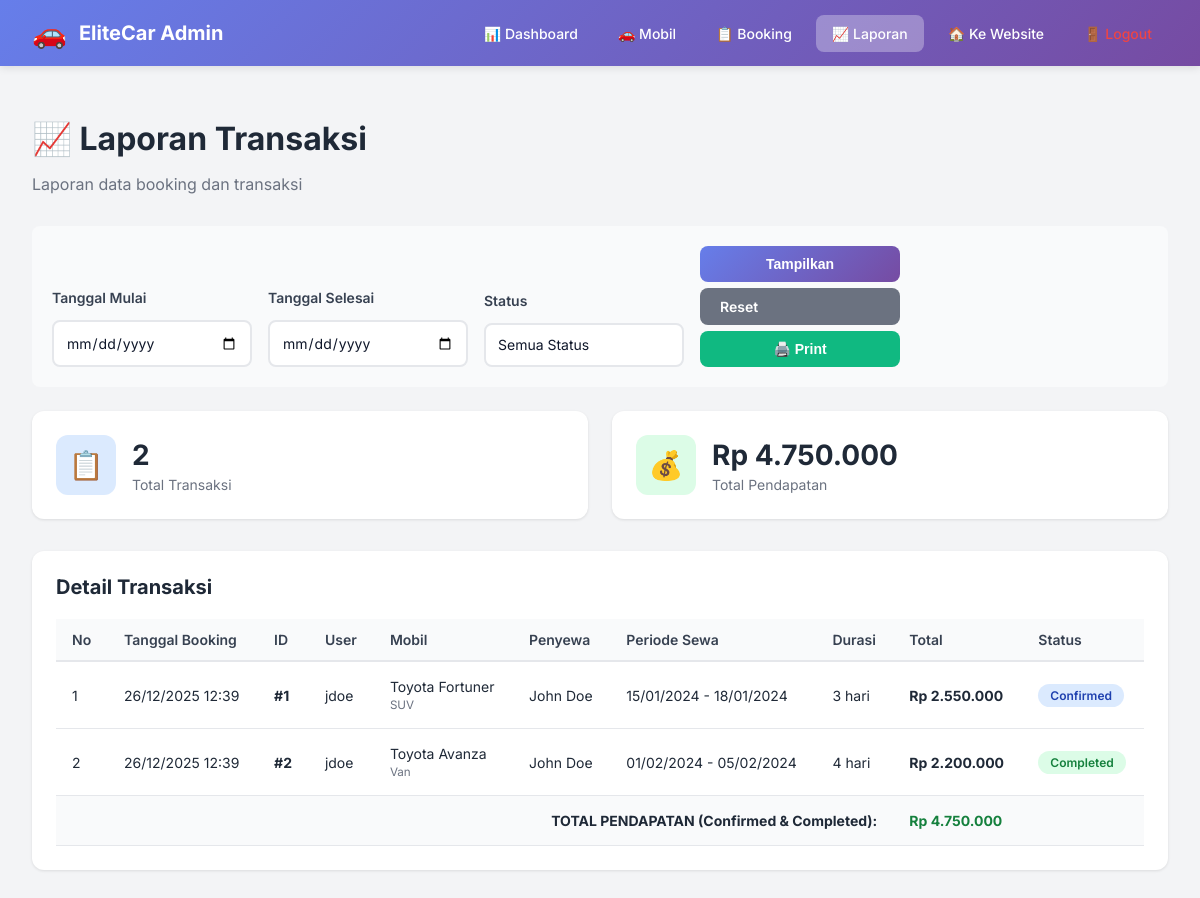
Screenshot of /admin/reports.php (signed in) with the database file from the repository.
### tables this page shows
CREATE TABLE IF NOT EXISTS bookings (
    id INT AUTO_INCREMENT PRIMARY KEY,
    user_id INT NOT NULL,
    car_id INT NOT NULL,
    renter_name VARCHAR(100) NOT NULL,
    renter_email VARCHAR(100) NOT NULL,
    start_date DATE NOT NULL,
    end_date DATE NOT NULL,
    total_days INT NOT NULL,
    total_price DECIMAL(10, 2) NOT NULL,
    status ENUM('pending', 'confirmed', 'completed', 'cancelled') DEFAULT 'pending',
    created_at TIMESTAMP DEFAULT CURRENT_TIMESTAMP,
    updated_at TIMESTAMP DEFAULT CURRENT_TIMESTAMP ON UPDATE CURRENT_TIMESTAMP,
    FOREIGN KEY (user_id) REFERENCES users(id) ON DELETE CASCADE,
    FOREIGN KEY (car_id) REFERENCES cars(id) ON DELETE CASCADE,
    INDEX idx_user_id (user_id),
    INDEX idx_car_id (car_id),
    INDEX idx_status (status),
    INDEX idx_dates (start_date, end_date)
);

CREATE TABLE IF NOT EXISTS users (
    id INT AUTO_INCREMENT PRIMARY KEY,
    username VARCHAR(50) NOT NULL UNIQUE,
    email VARCHAR(100) NOT NULL UNIQUE,
    password VARCHAR(255) NOT NULL,
    full_name VARCHAR(100) NOT NULL,
    phone VARCHAR(20),
    role ENUM('customer', 'admin') DEFAULT 'customer' COMMENT 'User role: customer untuk pelanggan biasa, admin untuk pemilik/administrator',
    created_at TIMESTAMP DEFAULT CURRENT_TIMESTAMP,
    updated_at TIMESTAMP DEFAULT CURRENT_TIMESTAMP ON UPDATE CURRENT_TIMESTAMP,
    INDEX idx_username (username),
    INDEX idx_email (email),
    INDEX idx_role (role)
);

CREATE TABLE IF NOT EXISTS cars (
    id INT AUTO_INCREMENT PRIMARY KEY,
    name VARCHAR(100) NOT NULL,
    type ENUM('SUV', 'Sedan', 'Van') NOT NULL,
    price_per_day DECIMAL(10, 2) NOT NULL,
    image VARCHAR(255),
    description TEXT,
    is_available BOOLEAN DEFAULT TRUE,
    created_at TIMESTAMP DEFAULT CURRENT_TIMESTAMP,
    updated_at TIMESTAMP DEFAULT CURRENT_TIMESTAMP ON UPDATE CURRENT_TIMESTAMP,
    INDEX idx_type (type),
    INDEX idx_available (is_available)
);

### admin/reports.php (the view, shortened to what this page needs)
<?php
$conn = getDBConnection();
$start_date = $_GET['start_date'] ?? '';
$end_date = $_GET['end_date'] ?? '';
$sql = "SELECT b.*, c.name as car_name, c.type as car_type, u.username
        FROM bookings b
        JOIN cars c ON b.car_id = c.id
        JOIN users u ON b.user_id = u.id
        WHERE 1=1";
$params = [];
$types = "";
$sql .= " ORDER BY b.created_at DESC";
if ($params) {
    $stmt = $conn->prepare($sql);
    $stmt->bind_param($types, ...$params);
    $stmt->execute();
    $bookings = $stmt->get_result();
    $stmt->close();
} else {
    $bookings = $conn->query($sql);
}
$total_bookings = 0;
$total_revenue = 0;
$bookings_data = [];
while ($row = $bookings->fetch_assoc()) {
    $bookings_data[] = $row;
    $total_bookings++;
    if (in_array($row['status'], ['confirmed', 'completed'])) {
        $total_revenue += $row['total_price'];
    }
}
?>
<!DOCTYPE html>
<html lang="id">
<head>
    <link rel="stylesheet" href="../styles.css">
    <link rel="stylesheet" href="admin.css">
</head>
<body class="admin-body">
    <?php include 'admin_nav.php'; ?>
    <div class="admin-container">
        <div class="admin-header">
            <h1>📈 Laporan Transaksi</h1>
            <p>Laporan data booking dan transaksi</p>
        </div>
        <div class="filter-form">
            <form method="GET" action="" style="display: flex; gap: 16px; width: 100%; flex-wrap: wrap; align-items: end;">
                <div class="form-group">
                    <label for="start_date">Tanggal Mulai</label>
                    <input type="date" id="start_date" name="start_date" value="<?php echo htmlspecialchars($start_date); ?>">
                </div>
                <div class="form-group">
                    <label for="end_date">Tanggal Selesai</label>
                    <input type="date" id="end_date" name="end_date" value="<?php echo htmlspecialchars($end_date); ?>">
                </div>
                <div class="form-group">
                    <label for="status">Status</label>
                    <select id="status" name="status">
                        <option value="">Semua Status</option>
                    </select>
                </div>
                <div class="form-group">
                    <button type="submit" class="btn btn-primary">Tampilkan</button>
                    <a href="reports.php" class="btn" style="background: #6b7280; color: white;">Reset</a>
                    <button type="button" onclick="window.print()" class="btn btn-success">🖨️ Print</button>
                </div>
            </form>
        </div>
        <div class="stats-grid" style="margin-bottom: 32px;">
            <div class="stat-card">
                <div class="stat-icon" style="background: #dbeafe; color: #1e40af;">📋</div>
                <div class="stat-content">
                    <h3><?php echo number_format($total_bookings); ?></h3>
                    <p>Total Transaksi</p>
                </div>
            </div>
            <div class="stat-card">
                <div class="stat-icon" style="background: #dcfce7; color: #15803d;">💰</div>
                <div class="stat-content">
                    <h3>Rp <?php echo number_format($total_revenue, 0, ',', '.'); ?></h3>
                    <p>Total Pendapatan</p>
                </div>
            </div>
        </div>
        <div class="admin-section">
            <div class="section-header">
                <h2>Detail Transaksi</h2>
            </div>
            <div class="table-container">
                <table class="admin-table">
                    <thead>
                        <tr>
                            <th>No</th>
                            <th>Tanggal Booking</th>
                            <th>ID</th>
                            <th>User</th>
                            <th>Mobil</th>
                            <th>Penyewa</th>
                            <th>Periode Sewa</th>
                            <th>Durasi</th>
                            <th>Total</th>
                            <th>Status</th>
                        </tr>
                    </thead>
                    <tbody>
                        <?php if (count($bookings_data) > 0): ?>
                            <?php $no = 1; foreach ($bookings_data as $booking): ?>
                                <tr>
                                    <td><?php echo $no++; ?></td>
                                    <td><?php echo date('d/m/Y H:i', strtotime($booking['created_at'])); ?></td>
                                    <td><strong>#<?php echo $booking['id']; ?></strong></td>
                                    <td><?php echo htmlspecialchars($booking['username']); ?></td>
                                    <td>
                                        <?php echo htmlspecialchars($booking['car_name']); ?><br>
                                        <small style="color: #6b7280;"><?php echo $booking['car_type']; ?></small>
                                    </td>
                                    <td><?php echo htmlspecialchars($booking['renter_name']); ?></td>
                                    <td>
                                        <?php echo date('d/m/Y', strtotime($booking['start_date'])); ?> -
                                        <?php echo date('d/m/Y', strtotime($booking['end_date'])); ?>
                                    </td>
                                    <td><?php echo $booking['total_days']; ?> hari</td>
                                    <td><strong>Rp <?php echo number_format($booking['total_price'], 0, ',', '.'); ?></strong></td>
                                    <td><span class="badge badge-<?php echo $booking['status']; ?>"><?php echo ucfirst($booking['status']); ?></span></td>
                                </tr>
                            <?php endforeach; ?>
                            <tr style="background: #f9fafb; font-weight: 700;">
                                <td colspan="8" style="text-align: right; padding-right: 16px;">TOTAL PENDAPATAN (Confirmed & Completed):</td>
                                <td colspan="2" style="color: #15803d;">Rp <?php echo number_format($total_revenue, 0, ',', '.'); ?></td>
                            </tr>
                        <?php endif; ?>
                    </tbody>
                </table>
            </div>
        </div>
    </div>
</body>
</html>

### styles.css (style rules this page uses)
:root { --bg: #0D0D0D; --primary: #007BFF; --primary-hover: #0056CC; --surface: #ffffff; --text: #0f172a; --text-muted: #475569; --text-inverse: #ffffff; --brand-500: #1E90FF; --brand-600: #007BFF; --brand-700: #0056CC; --brand-50: #eaf4ff; --text-900: #0f172a; --text-600: #475569; --border: #e2e8f0; --card: #ffffff; --bg-dark: #0D0D0D; --bg-dark-2: #111111; --success: #16a34a; --danger: #dc2626; --chip-bg: #eef2f6; --chip-text: #0f172a; --shadow: 0 10px 20px rgba(2, 6, 23, 0.06), 0 2px 6px rgba(2, 6, 23, 0.05); --focus-ring: 0 0 0 4px rgba(0, 123, 255, 0.3); }
* { box-sizing: border-box; }
html { scroll-behavior: smooth; }
html, body { height: 100%; }
body { margin: 0; font-family: 'Inter', system-ui, -apple-system, Segoe UI, Roboto, Arial, sans-serif; color: var(--text-inverse); background: radial-gradient(1200px 800px at 110% -60%, rgba(0, 123, 255, .12), transparent), linear-gradient(180deg, var(--bg-dark), var(--bg-dark-2) 60%, #0b0b0b); }
.form-group { display: grid; gap: 6px; }
label { font-weight: 600; font-size: 14px; color: var(--text-900); }
input[type="text"], input[type="email"], select, input[type="date"] { appearance: none; width: 100%; padding: 10px 12px; border-radius: 10px; border: 1px solid var(--border); font-size: 14px; transition: border-color .2s ease, box-shadow .2s ease; background: #fff; color: var(--text-900); }
input::placeholder { color: #6b7280; }

### admin/admin.css (style rules this page uses)
.admin-body { background: #f3f4f6; font-family: 'Inter', sans-serif; margin: 0; padding: 0; }
.admin-container { max-width: 1400px; margin: 0 auto; padding: 32px; }
.admin-header { margin-bottom: 32px; }
.admin-header h1 { font-size: 32px; font-weight: 700; color: #1f2937; margin-bottom: 8px; }
.admin-header p { color: #6b7280; font-size: 16px; }
.stats-grid { display: grid; grid-template-columns: repeat(auto-fit, minmax(250px, 1fr)); gap: 24px; margin-bottom: 40px; }
.stat-card { background: white; border-radius: 12px; padding: 24px; box-shadow: 0 1px 3px rgba(0, 0, 0, 0.1); display: flex; align-items: center; gap: 16px; transition: transform 0.2s, box-shadow 0.2s; }
.stat-icon { width: 60px; height: 60px; border-radius: 12px; display: flex; align-items: center; justify-content: center; font-size: 28px; }
.stat-content h3 { font-size: 28px; font-weight: 700; color: #1f2937; margin: 0 0 4px 0; }
.stat-content p { color: #6b7280; margin: 0; font-size: 14px; }
.admin-section { background: white; border-radius: 12px; padding: 24px; box-shadow: 0 1px 3px rgba(0, 0, 0, 0.1); margin-bottom: 24px; }
.section-header { display: flex; justify-content: space-between; align-items: center; margin-bottom: 20px; }
.section-header h2 { font-size: 20px; font-weight: 700; color: #1f2937; margin: 0; }
.table-container { overflow-x: auto; }
.admin-table { width: 100%; border-collapse: collapse; }
.admin-table thead { background: #f9fafb; }
.admin-table th { padding: 12px 16px; text-align: left; font-weight: 600; color: #374151; font-size: 14px; border-bottom: 2px solid #e5e7eb; }
.admin-table td { padding: 16px; border-bottom: 1px solid #e5e7eb; color: #1f2937; font-size: 14px; }
.badge { padding: 4px 12px; border-radius: 12px; font-size: 12px; font-weight: 600; display: inline-block; }
.badge-confirmed { background: #dbeafe; color: #1e40af; }
.badge-completed { background: #dcfce7; color: #15803d; }
.btn { padding: 10px 20px; border-radius: 8px; font-weight: 600; text-decoration: none; display: inline-block; transition: all 0.2s; cursor: pointer; border: none; font-size: 14px; }
.btn-primary { background: linear-gradient(135deg, #667eea 0%, #764ba2 100%); color: white; }
.btn-success { background: #10b981; color: white; }
.form-group { margin-bottom: 20px; }
.form-group label { display: block; font-weight: 600; color: #374151; margin-bottom: 8px; font-size: 14px; }
.form-group input, .form-group select, .form-group textarea { width: 100%; padding: 12px; border: 2px solid #e5e7eb; border-radius: 8px; font-family: inherit; font-size: 14px; transition: border-color 0.2s; }
.filter-form { background: #f9fafb; padding: 20px; border-radius: 8px; margin-bottom: 24px; display: flex; gap: 16px; flex-wrap: wrap; align-items: end; }
.filter-form .form-group { margin-bottom: 0; min-width: 200px; }

### rows the page displays
bookings: created_at "26/12/2025 12:39", id "1", user.username "jdoe", car.name "Toyota Fortuner", car.type "SUV", renter_name "John Doe", start_date "15/01/2024", end_date "18/01/2024", total_days "3", total_price "2.550.000", status "Confirmed"
bookings: created_at "26/12/2025 12:39", id "2", user.username "jdoe", car.name "Toyota Avanza", car.type "Van", renter_name "John Doe", start_date "01/02/2024", end_date "05/02/2024", total_days "4", total_price "2.200.000", status "Completed"

### other values shown
$total_bookings "2"
$total_revenue "4.750.000"
